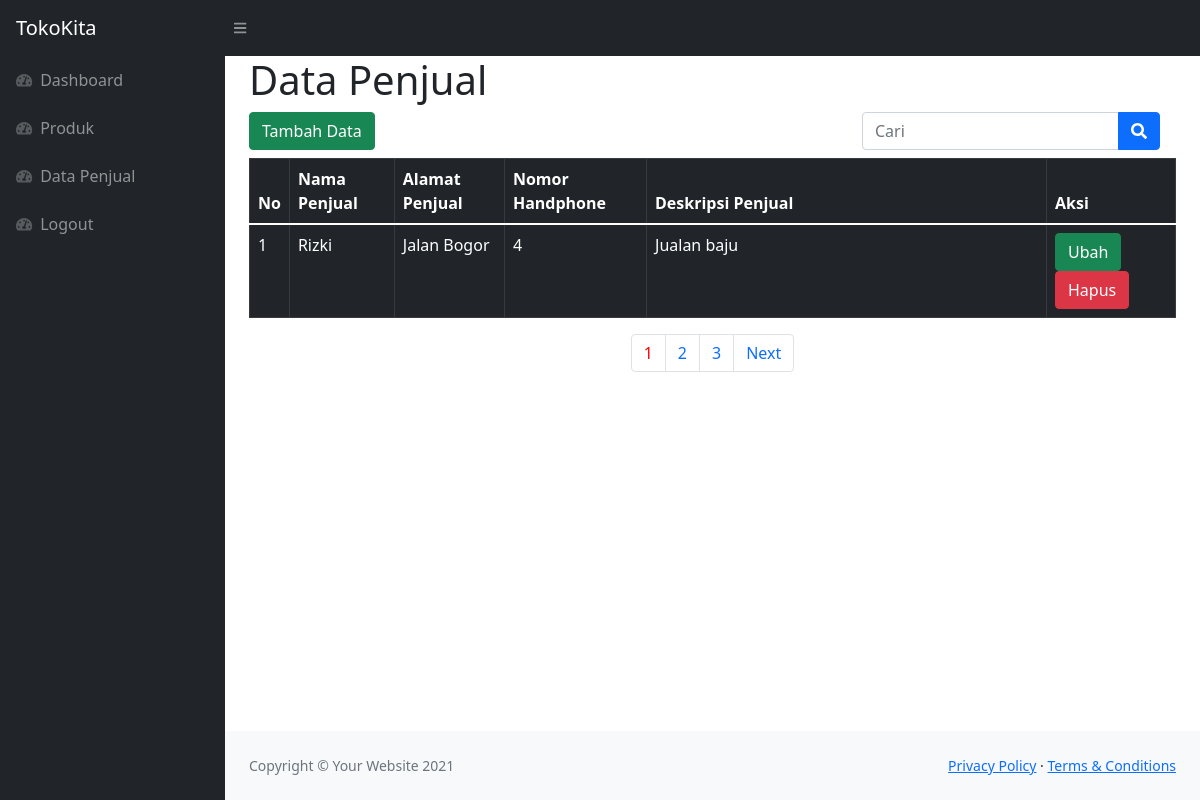
The page /Admin/data_penjual.php on the database its author committed.
### tables this page shows
CREATE TABLE `penjual` (
  `id` int(11) NOT NULL,
  `nama_penjual` varchar(100) NOT NULL,
  `alamat_penjual` varchar(255) NOT NULL,
  `no_penjual` varchar(13) NOT NULL,
  `deskripsi_penjual` varchar(255) NOT NULL
);

### function.php (called while the page is built, shortened)
<?php
$conn = mysqli_connect("localhost", "root", "", "tokokita");
function query($query){
    global $conn;
    $result= mysqli_query($conn, $query);
    $rows = [];
    while($row = mysqli_fetch_assoc($result)){
        $rows[] = $row;
    }
    return $rows;
}
?>

### Admin/data_penjual.php (the view, shortened to what this page needs)
<?php
require '../function.php';
$batas = 1;
$jumlahData = count(query("SELECT *FROM penjual"));
$jumlahHalaman = ceil($jumlahData / $batas);
$halaman = (isset($_GET['halaman'])) ? $_GET['halaman'] : 1;
$awaldata =($batas * $halaman) - $batas;
$next = $halaman + 1;
$penjual = query("SELECT *FROM penjual LIMIT $awaldata, $batas");
?>
<!DOCTYPE html>
<html lang="en">
<head>
    <link href="https://cdn.jsdelivr.net/npm/simple-datatables@latest/dist/style.css" rel="stylesheet" />
    <link href="css/styles.css" rel="stylesheet" />
</head>
<body class="sb-nav-fixed">
    <nav class="sb-topnav navbar navbar-expand navbar-dark bg-dark">
        <a class="navbar-brand ps-3" href="home.php">TokoKita</a>
        <button class="btn btn-link btn-sm order-1 order-lg-0 me-4 me-lg-0" id="sidebarToggle" href="#!"><i
                class="fas fa-bars"></i></button>
    </nav>
    <div id="layoutSidenav">
        <div id="layoutSidenav_nav">
            <nav class="sb-sidenav accordion sb-sidenav-dark" id="sidenavAccordion">
                <div class="sb-sidenav-menu">
                    <div class="nav">
                        <a class="nav-link" href="home.php">
                            <div class="sb-nav-link-icon"><i class="fas fa-tachometer-alt"></i></div>
                            Dashboard
                        </a>
                        <a class="nav-link" href="produk.php">
                            <div class="sb-nav-link-icon"><i class="fas fa-tachometer-alt"></i></div>
                            Produk
                        </a>
                        <a class="nav-link" href="data_penjual.php">
                            <div class="sb-nav-link-icon"><i class="fas fa-tachometer-alt"></i></div>
                            Data Penjual
                        </a>
                       <a class="nav-link" href="../logout.php">
                            <div class="sb-nav-link-icon"><i class="fas fa-tachometer-alt"></i></div>
                            Logout
                        </a>
                    </div>
                </div>
            </nav>
        </div>
        <div id="layoutSidenav_content">
            <main>
                <div class="container-fluid px-4">
                    <h1>Data Penjual</h1>
                    <button type="button" class="btn btn-success" data-bs-toggle="modal" data-bs-target="#staticBackdrop">
                    Tambah Data
                    </button>
                     <form class="d-none d-md-inline-block form-inline ms-auto me-0 me-md-3 my-2 my-md-0 float-end" action="" method="POST">
                        <div class="input-group">
                            <input class="form-control" type="text" placeholder="Cari" aria-label="Cari" autocomplete="off" name="keyword"
                                aria-describedby="btnNavbarSearch">
                            <button class="btn btn-primary" type="submit" name="search"><i
                                    class="fas fa-search"></i></button>
                        </div>
                      </form>
                        <table class="table table-dark table-bordered mt-2">
                            <thead>
                                <tr>
                                    <th>No</th>
                                    <th>Nama Penjual</th>
                                    <th>Alamat Penjual</th>
                                    <th>Nomor Handphone</th>
                                    <th>Deskripsi Penjual</th>
                                    <th>Aksi</th>
                                </tr>
                            </thead>
                            <tbody>
                                <?php $i = 1; ?>
                                <?php foreach($penjual as $pjl): ?>
                                <tr>
                                    <td>
                                        <?php echo $i; ?>
                                    </td>
                                    <td>
                                        <?php echo $pjl["nama_penjual"]; ?>
                                    </td>
                                    <td>
                                        <?php echo $pjl["alamat_penjual"]; ?>
                                    </td>
                                    <td>
                                        <?php echo $pjl["no_penjual"]; ?>
                                    </td>
                                    <td width="400px">
                                        <?php echo $pjl["deskripsi_penjual"]; ?>
                                    </td>
                                    <td>
                                        <a class="btn btn-success" data-bs-toggle="modal" data-bs-target="#editdata<?php echo $pjl['id']; ?>"
                                        >Ubah</a>
                                        <a href="hapus_penjual.php?id=<?php echo $pjl["id"]; ?>" class="btn btn-danger">Hapus</a>
                                    </td>
                                </tr>
                                <?php $i++;?>
                                <?php endforeach; ?>
                            </tbody>
                        </table>
                        <nav aria-label="Page navigation example">
                           <ul class="pagination justify-content-center">
                                <?php
                                for($x=1; $x<=$jumlahHalaman; $x++):
                                    ?>
                                <?php if($x == $halaman): ?>
                                <li class="page-item"><a class="page-link" style="color: red;" href="?halaman=<?php echo $x ?>"
                                ><?php echo $x; ?></a></li>
                                <?php else :?>
                                      <li class="page-item"><a class="page-link" href="?halaman=<?php echo $x ?>"
                                ><?php echo $x; ?></a></li>
                                <?php endif;?>
                                <?php endfor;?>
                                <?php if($halaman < $jumlahHalaman ) :?>
                                <li class="page-item"><a class="page-link"<?php if($halaman < $jumlahHalaman) { echo "href='?halaman=$next'"; } ?>>Next</a></li>
                                <?php endif;?>
                            </ul>
                        </nav>
                </div>
            </main>
            <footer class="py-4 bg-light mt-auto">
                <div class="container-fluid px-4">
                    <div class="d-flex align-items-center justify-content-between small">
                        <div class="text-muted">Copyright &copy; Your Website 2021</div>
                        <div>
                            <a href="#">Privacy Policy</a>
                            &middot;
                            <a href="#">Terms &amp; Conditions</a>
                        </div>
                    </div>
                </div>
            </footer>
        </div>
    </div>
</body>
</html>

### rows shown on the page
penjual: nama_penjual "Rizki", alamat_penjual "Jalan Bogor", no_penjual "4", deskripsi_penjual "Jualan baju"
